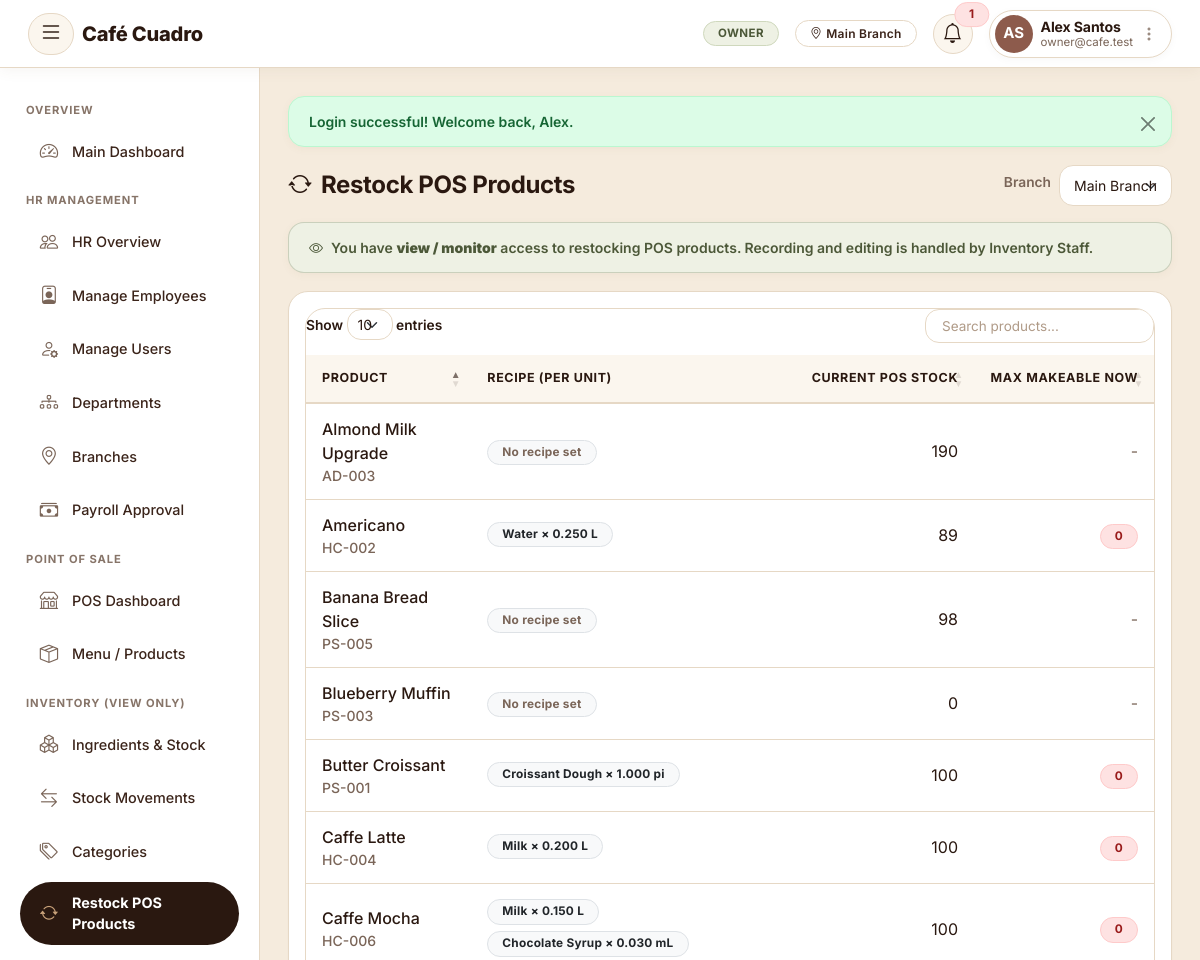
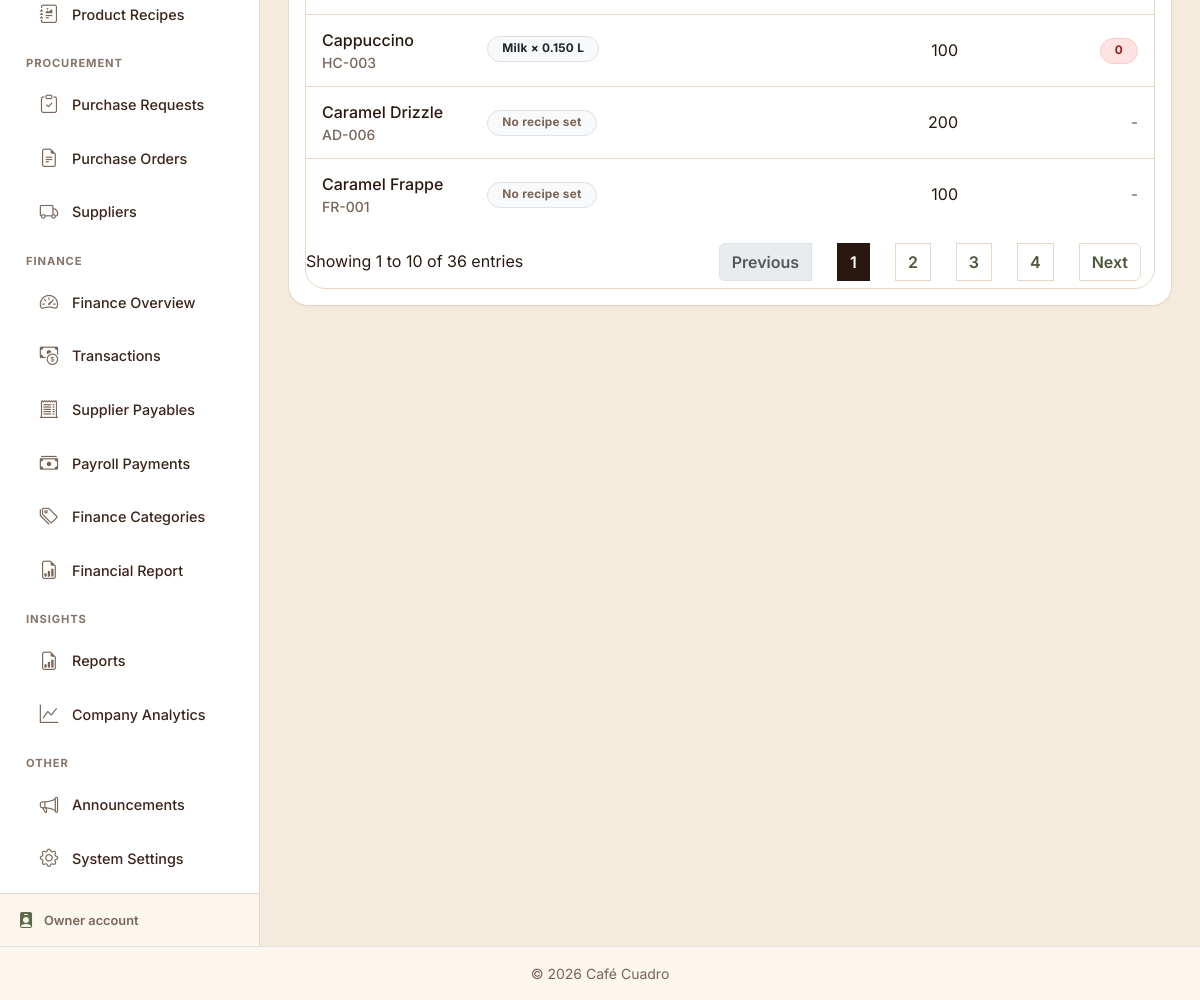
The page /inventory/production (signed in) on the database its author committed (2 pictures, top to bottom).
### tables this page shows
CREATE TABLE `branches` (
  `branch_id` int(11) NOT NULL,
  `branch_name` varchar(100) NOT NULL,
  `address` varchar(255) DEFAULT NULL,
  `contact_number` varchar(30) DEFAULT NULL,
  `latitude` decimal(10,7) DEFAULT NULL,
  `longitude` decimal(10,7) DEFAULT NULL,
  `status` enum('ACTIVE','INACTIVE') NOT NULL DEFAULT 'ACTIVE',
  `created_at` timestamp NOT NULL DEFAULT current_timestamp()
);

CREATE TABLE `products` (
  `id` int(11) NOT NULL,
  `category_id` int(11) DEFAULT NULL,
  `sku` varchar(50) DEFAULT NULL,
  `name` varchar(150) NOT NULL,
  `price` decimal(10,2) NOT NULL,
  `stock` int(11) DEFAULT 999,
  `image_url` varchar(255) DEFAULT '',
  `is_active` tinyint(1) DEFAULT 1,
  `updated_at` timestamp NOT NULL DEFAULT current_timestamp() ON UPDATE current_timestamp()
);

CREATE TABLE `product_ingredients` (
  `product_ingredient_id` int(11) NOT NULL,
  `product_id` int(11) NOT NULL COMMENT 'FK to products.id (POS menu item)',
  `item_id` int(11) NOT NULL COMMENT 'FK to items.item_id (Inventory ingredient)',
  `qty_per_unit` decimal(10,4) NOT NULL DEFAULT 1.0000,
  `created_at` timestamp NOT NULL DEFAULT current_timestamp()
);

CREATE TABLE `items` (
  `item_id` int(11) NOT NULL,
  `item_code` varchar(30) DEFAULT NULL,
  `item_name` varchar(150) NOT NULL,
  `category_id` int(11) NOT NULL,
  `unit_id` int(11) NOT NULL,
  `cost_price` decimal(10,2) DEFAULT 0.00,
  `current_stock` decimal(10,2) DEFAULT 0.00,
  `reorder_level` decimal(10,2) DEFAULT 0.00,
  `is_perishable` tinyint(1) DEFAULT 0,
  `status` enum('Active','Inactive') DEFAULT 'Active',
  `created_at` datetime DEFAULT current_timestamp(),
  `updated_at` datetime DEFAULT current_timestamp() ON UPDATE current_timestamp()
);

CREATE TABLE `units` (
  `unit_id` int(11) NOT NULL,
  `unit_name` varchar(50) NOT NULL,
  `unit_symbol` varchar(10) NOT NULL
);

### router.php (called while the page is built, shortened)
<?php
$requestUri = $_SERVER['REQUEST_URI'] ?? '/';
$requestPath = parse_url($requestUri, PHP_URL_PATH) ?: '/';
$scriptDir = str_replace('\\', '/', dirname($_SERVER['SCRIPT_NAME'] ?? ''));
$basePath = rtrim($scriptDir, '/') . '/';
$relative = $requestPath;
if ($basePath !== '/' && strpos($relative, $basePath) === 0) {
    $relative = substr($relative, strlen($basePath));
}
$relative = trim($relative, '/');
$targetFile = null;
if (isset($routes[$relative])) {
    $targetFile = $routes[$relative];
} else {
    $parts = explode('/', $relative);
    $mod = $parts[0] ?? '';
    $action = $parts[1] ?? '';
    $modNormalized = str_replace('-', '_', $mod);
    $actionNormalized = str_replace('-', '_', $action);
    $candidateModule = "modules/{$modNormalized}/{$actionNormalized}.php";
    if (file_exists(__DIR__ . '/' . $candidateModule)) {
        $targetFile = $candidateModule;
    }
}
$fullPath = __DIR__ . '/' . $targetFile;
require $fullPath;

### modules/inventory/production.php (the view, shortened to what this page needs)
<?php
require_once __DIR__ . '/../../config/db.php';
require_once __DIR__ . '/../../includes/functions.php';
$userId = $_SESSION['user_id'];
$canManage = userCanDo('production.manage');
$branches = $pdo->query("SELECT branch_id, branch_name FROM branches WHERE status='ACTIVE' ORDER BY branch_name")->fetchAll();
$assignedBranchId = $canManage ? inventoryAssignedBranchId($pdo, (int)$userId) : null;
$branchId = $canManage ? (int)$assignedBranchId : (int)($_GET['branch_id'] ?? currentBranchId() ?? 0);
$products = $pdo->query("SELECT p.id, p.name, p.sku, m.item_id AS direct_inventory_item_id, i.item_name AS direct_inventory_item_name
    FROM products p
    LEFT JOIN item_pos_mappings m ON m.product_id=p.id
    LEFT JOIN items i ON i.item_id=m.item_id
    WHERE p.is_active=1 ORDER BY p.name")->fetchAll();
$recipeStmt = $pdo->prepare("SELECT pi.product_id, pi.item_id, pi.qty_per_unit, i.item_name, COALESCE(bii.current_stock,0) AS current_stock, u.unit_symbol
                            FROM product_ingredients pi
                            JOIN items i ON i.item_id = pi.item_id
                            JOIN units u ON u.unit_id = i.unit_id
                            LEFT JOIN branch_item_inventory bii ON bii.item_id=i.item_id AND bii.branch_id=?");
$recipeStmt->execute([$branchId]);
$recipeRows = $recipeStmt->fetchAll();
$recipeByProduct = [];
foreach ($recipeRows as $r) {
    $recipeByProduct[$r['product_id']][] = $r;
}
$currentStockByProduct = [];
if ($branchId) {
    $biRows = $pdo->prepare("SELECT product_id, stock FROM branch_inventory WHERE branch_id = ?");
    $biRows->execute([$branchId]);
    foreach ($biRows->fetchAll() as $row) {
        $currentStockByProduct[$row['product_id']] = (int)$row['stock'];
    }
}
$branchNames = array_column($branches, 'branch_name', 'branch_id');
function maxMakeable(array $recipe) {
    if (empty($recipe)) return null;
    $max = null;
    foreach ($recipe as $r) {
        $possible = (int)floor((float)$r['current_stock'] / (float)$r['qty_per_unit']);
        if ($max === null || $possible < $max) $max = $possible;
    }
    return $max ?? 0;
}
include __DIR__ . '/../../includes/header.php';
?>
<div class="d-flex flex-wrap justify-content-between align-items-center mb-3 gap-2">
    <div>
        <h4 class="mb-0"><i class="bi bi-arrow-repeat me-1"></i> Restock POS Products</h4>
    </div>
    <form method="GET" class="d-flex align-items-center gap-2">
        <label class="form-label small mb-0 text-muted">Branch</label>
        <?php if (!$canManage && count($branches) > 1): ?>
        <select name="branch_id" class="form-select form-select-sm" onchange="this.form.submit()">
            <?php foreach ($branches as $b): ?>
                <option value="<?= $b['branch_id'] ?>" <?= $branchId == $b['branch_id'] ? 'selected' : '' ?>><?= clean($b['branch_name']) ?></option>
            <?php endforeach; ?>
        </select>
        <?php else: ?>
            <span class="badge bg-light text-dark border"><i class="bi bi-geo-alt me-1"></i><?= clean($branchNames[$branchId] ?? '-') ?></span>
            <input type="hidden" name="branch_id" value="<?= $branchId ?>">
        <?php endif; ?>
    </form>
</div>
<?php if (!$canManage): ?><?= readOnlyNotice('restocking POS products') ?><?php endif; ?>
<link rel="stylesheet" href="https://cdn.jsdelivr.net/npm/datatables.net-bs5@1.13.11/css/dataTables.bootstrap5.min.css">
<div class="card-panel p-3">
    <div class="table-responsive">
        <table id="restockTable" class="table table-hover align-middle mb-0 w-100">
            <thead class="table-light">
                <tr>
                    <th>Product</th>
                    <th>Recipe (per unit)</th>
                    <th class="text-end">Current POS Stock</th>
                    <th class="text-end">Max Makeable Now</th>
                </tr>
            </thead>
            <tbody>
                <?php if (empty($products)): ?>
                    <tr><td colspan="5" class="text-center text-muted py-4">No active products found.</td></tr>
                <?php else: foreach ($products as $p):
                    $recipe = $recipeByProduct[$p['id']] ?? [];
                    $directlyStocked = $p['direct_inventory_item_id'] !== null;
                    $max = $directlyStocked ? null : maxMakeable($recipe);
                    $current = $currentStockByProduct[$p['id']] ?? 0;
                ?>
                    <tr>
                        <td class="fw-medium"><?= clean($p['name']) ?><div class="text-muted small"><?= clean($p['sku']) ?></div></td>
                        <td>
                            <?php if (empty($recipe)): ?>
                                <span class="badge bg-light text-muted border">No recipe set</span>
                            <?php else: foreach ($recipe as $r): ?>
                                <span class="badge bg-light text-dark border me-1 mb-1"><?= clean($r['item_name']) ?> &times; <?= number_format($r['qty_per_unit'], 3) ?> <?= clean($r['unit_symbol']) ?></span>
                            <?php endforeach; endif; ?>
                        </td>
                        <td class="text-end"><?= number_format($current) ?></td>
                        <td class="text-end">
                            <?php if ($directlyStocked): ?>
                                <span class="badge bg-info text-dark">Direct purchase</span>
                            <?php elseif ($max === null): ?>
                                <span class="text-muted">-</span>
                            <?php else: ?>
                                <span class="badge <?= $max > 0 ? 'bg-success' : 'bg-danger' ?>"><?= $max ?></span>
                            <?php endif; ?>
                        </td>
                    </tr>
                <?php endforeach; endif; ?>
            </tbody>
        </table>
    </div>
</div>
<?php include __DIR__ . '/../../includes/footer.php'; ?>

### includes/header.php (shortened to what this page needs)
<?php
$esc = function_exists('e') ? 'e' : 'clean';
$isOwnerTheme           = currentRoleId() == ROLE_OWNER;
$isEmployeeTheme        = currentRoleId() == ROLE_EMPLOYEE;
$isEmployeeManagerTheme = currentRoleId() == ROLE_EMPLOYEE_MANAGER;
$isHrManagerTheme       = currentRoleId() == ROLE_HR_MANAGER;
$isHrStaffTheme         = currentRoleId() == ROLE_HR_STAFF;
$isCafeTheme            = in_array(currentRoleId(), [ROLE_CASHIER, ROLE_INVENTORY_STAFF, ROLE_FINANCE_STAFF], true);
?>
<!DOCTYPE html>
<html lang="en">
<head>
<link rel="stylesheet" href="https://cdn.jsdelivr.net/npm/bootstrap@5.3.3/dist/css/bootstrap.min.css">
<link rel="stylesheet" href="https://cdn.jsdelivr.net/npm/bootstrap-icons@1.11.3/font/bootstrap-icons.css">
<link rel="stylesheet" href="<?= BASE_URL ?>assets/hrms/css/style.css?v=<?= ASSET_VER ?>">
<link rel="stylesheet" href="<?= BASE_URL ?>assets/inv/css/style.css?v=<?= ASSET_VER ?>">
<link rel="stylesheet" href="<?= BASE_URL ?>assets/shared/unified.css?v=<?= ASSET_VER ?>">
<link rel="stylesheet" href="<?= BASE_URL ?>assets/shared/responsive.css?v=<?= ASSET_VER ?>">
<link rel="stylesheet" href="<?= BASE_URL ?>assets/shared/roast-app.css?v=<?= ASSET_VER ?>">
</head>
<body class="unified-theme <?= $isOwnerTheme ? 'owner-theme' : ($isEmployeeTheme ? 'employee-theme' : ($isEmployeeManagerTheme ? 'employee-manager-theme' : ($isHrManagerTheme ? 'hr-manager-theme' : ($isHrStaffTheme ? 'hr-staff-theme' : ($isCafeTheme ? 'cafe-theme' : ''))))) ?>">
<nav class="navbar navbar-expand-lg app-navbar">
  <div class="container-fluid">
    <button class="btn btn-link sidebar-toggle-btn me-2" id="sidebarToggle" title="Toggle sidebar" aria-label="Toggle sidebar">
      <i class="bi bi-list fs-4"></i>
    </button>
    <a class="navbar-brand fw-bold d-flex align-items-center text-decoration-none" href="<?= BASE_URL ?>dashboard">
      <span class="brand-text" style="color:#2a1810 !important; -webkit-text-fill-color:#2a1810 !important; background:none !important; font-family:'Fraunces',Georgia,serif; font-weight:600; font-size:1.4rem; letter-spacing:-0.01em; display:inline-block;"><?= APP_NAME ?></span>
    </a>
    <div class="ms-auto d-flex align-items-center gap-2 gap-md-3">
      <?php if (isLoggedIn()):
        try {
            $unreadCount = function_exists('unreadNotificationCount') ? unreadNotificationCount($pdo, (int)$_SESSION['user_id']) : 0;
        } catch (Exception $ex) {
            $notifications = [];
            $unreadCount = 0;
        }
        $nameParts  = preg_split('/\s+/', trim($_SESSION['full_name'] ?? ''), 2);
        $firstName  = $nameParts[0] ?? '';
        $lastName   = $nameParts[1] ?? '';
      ?>
        <span class="badge role-pill d-none d-sm-inline-block"><?= $esc(currentRoleName()) ?></span>
        <?php if (currentBranchName()): ?>
          <span class="badge branch-pill d-none d-md-inline-block"><i class="bi bi-geo-alt me-1"></i><?= $esc(currentBranchName()) ?></span>
        <?php endif; ?>
        <div class="dropdown">
          <a class="position-relative notif-bell-btn text-decoration-none" href="#" role="button" data-bs-toggle="dropdown" title="Notifications">
            <i class="bi bi-bell fs-5"></i>
            <?php if ($unreadCount > 0): ?>
              <span class="position-absolute top-0 start-100 translate-middle badge rounded-pill bg-danger" style="font-size:.65rem;"><?= $unreadCount > 9 ? '9+' : $unreadCount ?></span>
            <?php endif; ?>
          </a>
        </div>
        <div class="dropdown">
          <a class="d-flex align-items-center text-decoration-none navbar-user-pill" href="#" role="button" data-bs-toggle="dropdown">
            <div class="user-avatar-wrap">
              <?= renderAvatar($_SESSION['profile_photo'] ?? null, $firstName, $lastName, 38) ?>
            </div>
            <div class="ms-2 text-start d-none d-md-block lh-sm pe-1">
              <div class="user-name fw-bold"><?= $esc($_SESSION['full_name'] ?? '') ?></div>
              <div class="user-sub text-muted small"><?= $esc($_SESSION['email'] ?? currentRoleName()) ?></div>
            </div>
            <i class="bi bi-three-dots-vertical ms-1 d-none d-md-inline text-muted opacity-75"></i>
          </a>
        </div>
      <?php endif; ?>
    </div>
  </div>
</nav>
<div class="app-wrapper d-flex">
<?php require_once __DIR__ . '/sidebar.php'; ?>

### assets/hrms/css/style.css (style rules this page uses)
:root { --primary: #5e6b46; --primary-dark: #2a1810; --primary-light: #7d8b62; --accent: #5e6b46; --accent-soft: #eef1e4; --bg-light: #f5ebdd; --cream: #ffffff; --ink: #2a1810; --ink-soft: #7a6558; --border-soft: #e6d8c5; --success: #16a34a; --danger: #dc2626; --warning: #d97706; --sidebar-width: 260px; --sidebar-collapsed-width: 54px; --radius-sm: 10px; --radius-md: 16px; --radius-lg: 22px; --shadow-sm: 0 1px 3px rgba(42,24,16, 0.06); --shadow-md: 0 4px 18px rgba(120,90,60, 0.10); --shadow-lg: 0 10px 34px rgba(120,90,60, 0.16); --font-brand: 'Inter', sans-serif; --font-body: 'Inter', sans-serif; }
* { scrollbar-width: thin; scrollbar-color: var(--accent-soft) transparent; }
html { scroll-behavior: smooth; }
body { background-color: var(--bg-light); font-family: var(--font-body); color: var(--ink); -webkit-font-smoothing: antialiased; }
h1, h2, h3, h4, h5, h6, .auth-card h4, .card h6.fw-bold { font-family: var(--font-brand); }
a { color: var(--primary); text-decoration-color: rgba(94,107,70, 0.35); }
.app-navbar { background: #ffffff !important; border-bottom: 1px solid var(--border-soft); position: sticky; top: 0; z-index: 1030; box-shadow: 0 2px 14px rgba(120,90,60, 0.07); min-height: 60px; }
.navbar-brand { font-family: var(--font-body); font-weight: 700; font-size: 1.15rem; letter-spacing: 0.4px; display: flex; align-items: center; }
.navbar-brand .brand-text { color: #5e6b46 !important; -webkit-text-fill-color: #5e6b46 !important; background: none !important; font-weight: 800; }
#sidebarToggle { border-radius: var(--radius-sm); transition: background 0.15s ease; }
.app-navbar .role-pill { font-weight: 600; font-size: 0.72rem; letter-spacing: 0.3px; text-transform: uppercase; color: #fff; background: transparent; border: 1px solid rgba(255,255,255,0.45); border-radius: 999px; padding: 5px 14px; }
.app-wrapper { display: flex; min-height: calc(100vh - 60px); }
.table thead { background-color: var(--accent-soft); color: var(--primary-dark); }
.table thead th { font-size: 0.78rem; text-transform: uppercase; letter-spacing: 0.04em; font-weight: 600; border-bottom: none; white-space: nowrap; }
.table tbody tr { transition: background 0.12s ease; }
.table td, .table th { vertical-align: middle; }
.table-responsive { border-radius: var(--radius-md); }
.form-label { font-weight: 500; font-size: 0.88rem; color: var(--primary-dark); }
.form-control, .form-select { border-radius: var(--radius-sm); border-color: var(--border-soft); padding: 8px 12px; }
.btn { border-radius: var(--radius-sm); font-weight: 500; transition: transform 0.08s ease, box-shadow 0.15s ease; }
.badge { font-weight: 500; letter-spacing: 0.01em; padding: 5px 9px; border-radius: 6px; }

### assets/shared/responsive.css (style rules this page uses)
:root { --nav-h: 60px; }
html { -webkit-text-size-adjust: 100%; }
body { overflow-x: hidden; }
.app-wrapper { min-height: calc(100vh - var(--nav-h)); min-height: calc(100dvh - var(--nav-h)); }
.table-responsive, .table-wrap { -webkit-overflow-scrolling: touch; }

### rows shown on the page
branches: branch_name "Main Branch"
products: name "Almond Milk Upgrade", sku "AD-003", shows "No recipe set", id "190"
products: name "Americano", sku "HC-002", id "89", max "0"
product_ingredients: item.item_name "Water", qty_per_unit "0.250", units.unit_symbol "L"
products: name "Banana Bread Slice", sku "PS-005", shows "No recipe set", id "98"
products: name "Blueberry Muffin", sku "PS-003", shows "No recipe set", id "0"
products: name "Butter Croissant", sku "PS-001", id "100", max "0"
product_ingredients: item.item_name "Croissant Dough", qty_per_unit "1.000", units.unit_symbol "pi"
products: name "Caffe Latte", sku "HC-004", id "100", max "0"
product_ingredients: item.item_name "Milk", qty_per_unit "0.200", units.unit_symbol "L"
products: name "Caffe Mocha", sku "HC-006", id "100", max "0"
product_ingredients: item.item_name "Milk", qty_per_unit "0.150", units.unit_symbol "L"
product_ingredients: item.item_name "Chocolate Syrup", qty_per_unit "0.030", units.unit_symbol "mL"
products: name "Cappuccino", sku "HC-003", id "100", max "0"
product_ingredients: item.item_name "Milk", qty_per_unit "0.150", units.unit_symbol "L"
products: name "Caramel Drizzle", sku "AD-006", shows "No recipe set", id "200"
products: name "Caramel Frappe", sku "FR-001", shows "No recipe set", id "100"

### other values the page prints
APP_NAME "Café Cuadro"
$esc(currentRoleName()) "OWNER"
$unreadCount "1"
$initials "AS"
$esc($_SESSION['full_name'] ?? '') "Alex Santos"
$esc($_SESSION['email'] ?? currentRoleName()) "owner@cafe.test"
$sidebarFooterLabel "Owner"
$f['message'] "Login successful! Welcome back, Alex."
$what "restocking POS products"
form field branch_id "Main Branch"
